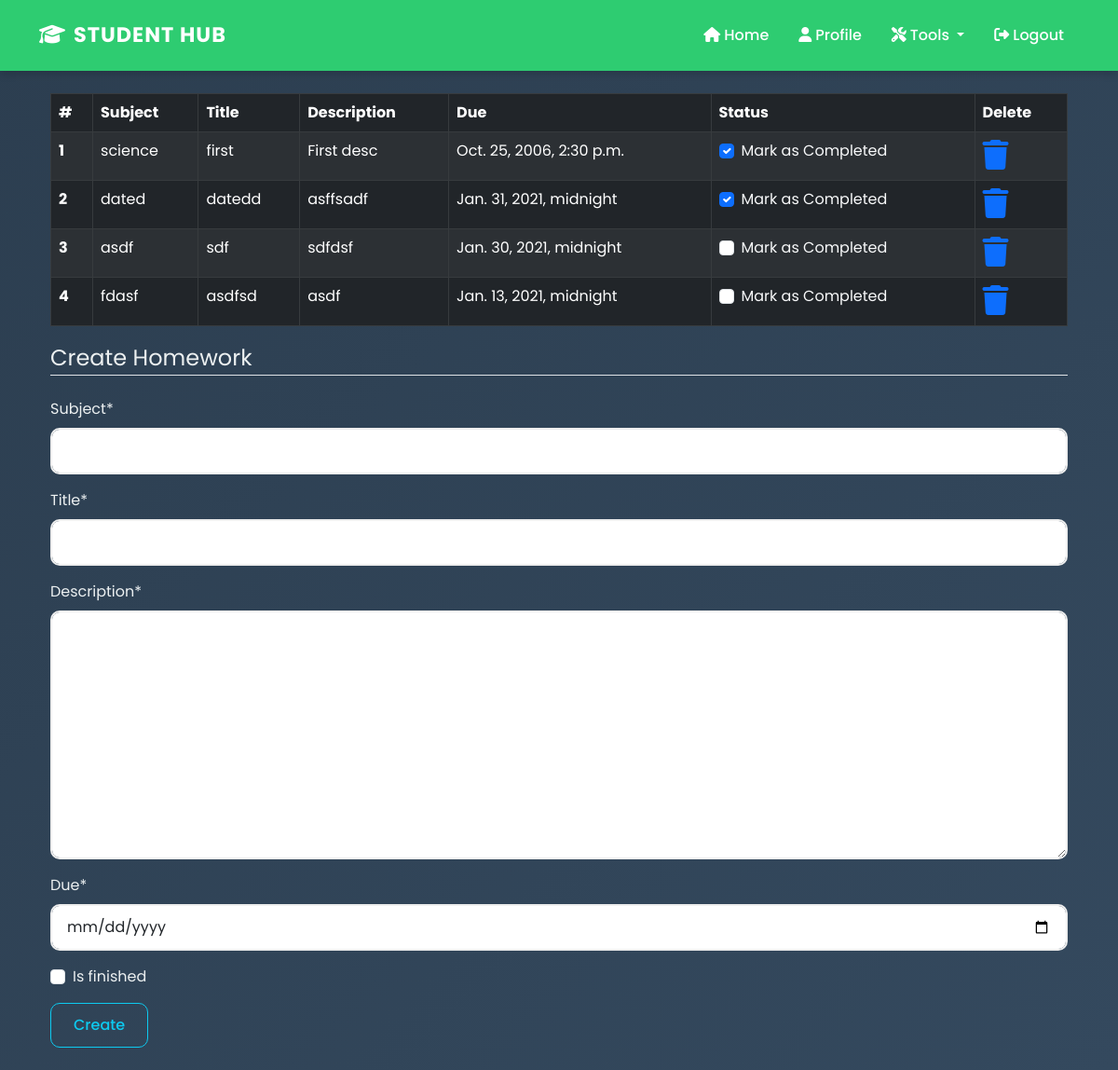
The page /homework (signed in) on the database its author committed.
### dashboard/models.py (models this page shows, shortened)
class Homework(models.Model):
    user = models.ForeignKey(User, on_delete=models.CASCADE)
    subject = models.CharField(max_length=50)
    title = models.CharField(max_length=100)
    description = models.TextField()
    due = models.DateTimeField()
    is_finished = models.BooleanField(default=False)

### dashboard/views.py (the view)
# urls.py: path('homework', views.homework, name='homework'),
@login_required
def homework(request):
    if request.method == "POST":
        form = HomeworkForm(request.POST)
        if form.is_valid():
            try:
                finished = request.POST['is_finished']
                if finished == 'on':
                    finished = True
                else:
                    finished = False
            except:
                finished = False
            homeworks = Homework(
                user=request.user, subject=request.POST['subject'], title=request.POST['title'], description=request.POST['description'], due=request.POST['due'], is_finished=finished)
            homeworks.save()
            messages.success(
                request, f'Homework Added from {request.user.username}!')
    else:
        form = HomeworkForm()
    homeworks = Homework.objects.filter(user=request.user)
    if len(homeworks) == 0:
        homeworks_done = True
    else:
        homeworks_done = False
    homeworks = zip(homeworks, range(1, len(homeworks)+1))
    context = {'form': form, 'homeworks': homeworks,
               'homeworks_done': homeworks_done}
    return render(request, 'dashboard/homework.html', context)

### dashboard/forms.py
class HomeworkForm(forms.ModelForm):
    class Meta:
        model = Homework
        widgets = {'due': DateInput()}
        fields = ['subject', 'title', 'description', 'due', 'is_finished']

### dashboard/templates/dashboard/homework.html (shortened to what this page needs)
{% extends 'dashboard/base.html' %} {% load static %}
{% load crispy_forms_tags%}
{% block content %}
<div class="container">
    {% if not homeworks_done %}
    <table class="table table-striped table-bordered table-hover table-dark">
        <thead>
            <tr>
                <th scope="col">#</th>
                <th scope="col">Subject</th>
                <th scope="col">Title</th>
                <th scope="col">Description</th>
                <th scope="col">Due</th>
                <th scope="col">Status</th>
                <th scope="col">Delete</th>
            </tr>
        </thead>
        <tbody>
            <tr>
                {% for homework,serial in homeworks %}
                <th scope="row">{{serial}}</th>
                <td>{{homework.subject}}</td>
                <td>{{homework.title}}</td>
                <td>{{homework.description}}</td>
                <td>{{homework.due}}</td>
                <td>
                    <a href="{% url 'update-homework' homework.id %}">
                        <div class="form-check">
                            {%if homework.is_finished == True%}
                            <input class="form-check-input" type="checkbox" value="" checked id={{todo.id}}>
                            {%else%}
                            <input class="form-check-input" type="checkbox" value="" id={{todo.id}}>
                            {%endif%}
                            <label class="form-check-label text-light" for="flexCheckDefault">
                                Mark as Completed
                            </label>
                        </div>
                    </a>
                </td>
                <td><a href="{% url 'delete-homework' homework.id%}"><i class="fa fa-trash fa-2x"></i></a></td>
            </tr>
            {%endfor%}
        </tbody>
    </table>
    {% else %}
    <h4>All homeworks are completed!! Create to have more!!</h4>
    {%endif%}
</div>
<div class=" container">
    <form method="POST">
        <fieldset class="form-group">
            <legend class="border-bottom mb-4">Create Homework</legend>
            {{ form|crispy }}
        </fieldset>
        <div class="form-group">
            <button href="" class="btn btn-outline-info" type="submit">
                Create
            </button>
        </div>
    </form>
</div>
{% endblock content %}

### static/css/main.css (style rules this page uses)
:root { --primary: #2ecc71; --secondary: #27ae60; --dark: #2c3e50; --light: #ecf0f1; --accent: #f1c40f; --danger: #e74c3c; --success: #2ecc71; --warning: #f1c40f; --info: #3498db; }
body { font-family: 'Poppins', sans-serif; background: linear-gradient(135deg, var(--dark) 0%, #34495e 100%); min-height: 100vh; color: var(--light); }
.btn { padding: 0.7rem 1.5rem; border-radius: 10px; font-weight: 500; transition: all 0.3s ease; }
.form-control { border-radius: 10px; padding: 0.7rem 1rem; border: 2px solid #eee; transition: all 0.3s ease; }

### rows shown on the page
Homework: serial "1", subject "science", title "first", description "First desc", due "Oct. 25, 2006, 2:30 p.m."
Homework: id "2", subject "dated", title "datedd", description "asffsadf", due "Jan. 31, 2021, midnight"
Homework: serial "3", subject "asdf", title "sdf", description "sdfdsf", due "Jan. 30, 2021, midnight"
Homework: serial "4", subject "fdasf", title "asdfsd", description "asdf", due "Jan. 13, 2021, midnight"
